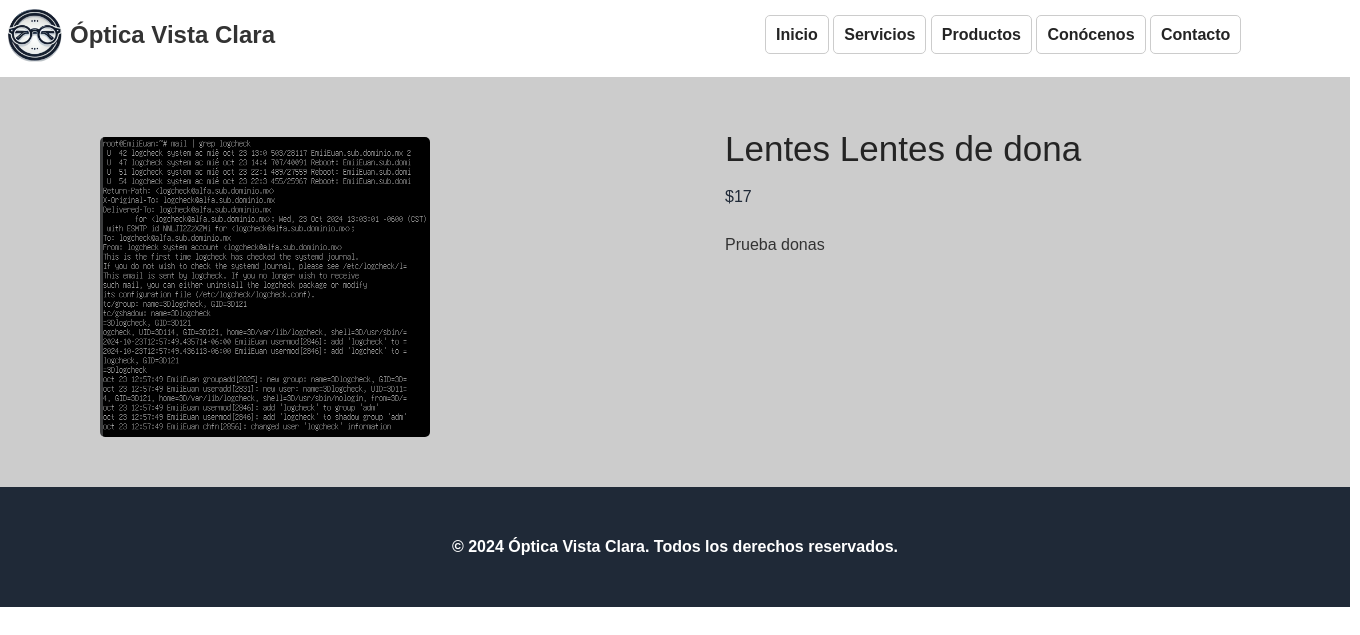
Page /landing_page/ver_lente.php?id=10 on the committed database.
### tables this page shows
CREATE TABLE `productos` (
  `id_producto` int(11) NOT NULL,
  `nombre` varchar(100) DEFAULT NULL,
  `id_categoria` int(5) DEFAULT NULL,
  `precio` int(11) DEFAULT NULL,
  `descripcion` text DEFAULT NULL,
  `stock` int(11) DEFAULT NULL,
  `id_proveedor` int(11) DEFAULT NULL,
  `img` varchar(255) DEFAULT NULL
);

CREATE TABLE `categorias` (
  `id_categoria` int(5) NOT NULL,
  `nombre_categoria` varchar(50) DEFAULT NULL,
  `libre` int(11) DEFAULT NULL
);

### landing_page/ver_lente.php (the view, shortened to what this page needs)
<!DOCTYPE html>
<html lang="es">
<head>
    <link rel="stylesheet" href="estilo.css">
</head>
<body>
        <?php include "Encabezado.php"; ?>
        <div class="contenedor8">
        <?php
          require "../php/conexion.php";
          $id = $_GET['id'];
          $ver_usuario = "SELECT * FROM productos INNER JOIN categorias ON productos.id_categoria = categorias.id_categoria WHERE id_producto = '$id'";
          $resultado = mysqli_query($conectar, $ver_usuario);
          $fila = $resultado->fetch_array();
          ?>
            <div class="caja8 espacio2">
            <a href="<?php echo $fila['img'] ?>" target="_blank"><img class="fotoven" src="<?php echo $fila['img'] ?>" alt=""></a>
            </div>
            <div class="caja8 espacio">
                        <p class="letra text2"><?php echo "$fila[nombre_categoria]". " "."$fila[nombre]"."&nbsp" ?></p>
                        <br>
                        <p class="letra text3"><?php echo "$"."$fila[precio]"."&nbsp"?></p>
                        <br>
                        <p class="letra"><?php echo "$fila[descripcion]"."&nbsp"?></p>
            </div>
        </div>
    <?php include "Piedepagina.php"; ?>
</body>
</html>

### landing_page/estilo.css (style rules this page uses)
* { box-sizing: border-box; margin: 0; padding: 0; }
body { font-family: helvetica; font-size: 16px; line-height: 24px; color: #333; width: 1350px; }
html { scroll-behavior: smooth; }
:root { --gris1: #ccc; --blanco: #fff ; --negro: #333; --gris2: #f3f4f6; --azul: #1f2937 ; }
.contenedor8 { border: 0px red solid; height: 410px; display: flex; background-color: var(--gris1); }
.caja8 { border: 0px blue solid; height: 410px; width: 700px; }
.fotoven { border: 0px red solid; border-radius: 5px; width: 330px; height: 300px; }
.text2 { color: #242424; font-size: 35px; margin-top: 10px; font-family:'Franklin Gothic Medium', ; }
.text3 { color: var(--azul); }
.espacio { padding: 50px; }
.espacio2 { padding-left: 100px; padding-top: 60px; }

### rows in the picture
productos: img (picture), id_categoria.nombre_categoria "Lentes", nombre "Lentes de dona", precio "17", descripcion "Prueba donas"
